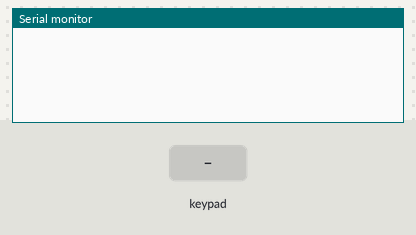
This program was run on a simulated ESP32. Shown: the last lines printed to the serial monitor. Inputs (shaded band) come from the test bench.

Above: at 1.2 s.
1.3 s: key '1' pressed
At 1.8 s:
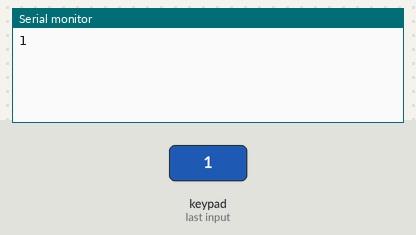
2.8 s: keypad keys 2 6 2 5 3 3 3 2 pressed 0.4 s apart
At 4.26 s:
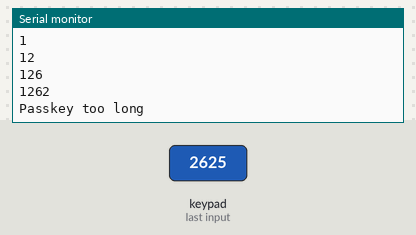
7.5 s: key '*' pressed
At 7.8 s:
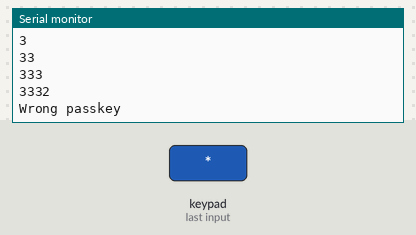
9.0 s: keypad keys 2 6 2 5 3 3 3 2 # pressed 0.4 s apart
At 13.6 s:
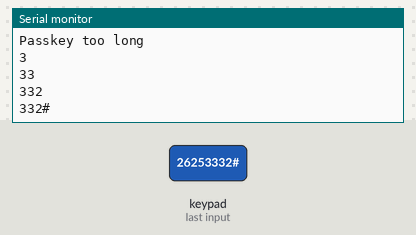
14.1 s: keypad keys 2 6 2 5 3 3 3 2 A pressed 0.4 s apart
At 18.7 s:
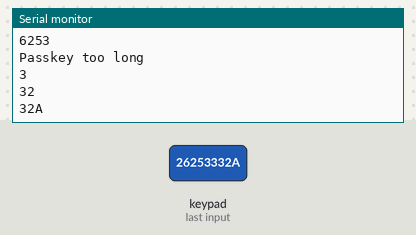
19.2 s: key 'A' pressed
At 20.3 s:
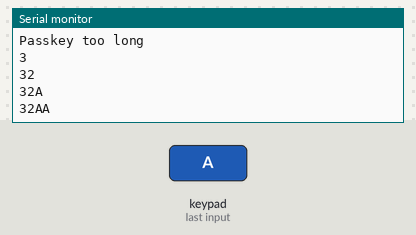
Timing chart, 0 to 21.7 s (numbered marks = the images above; inputs shaded):
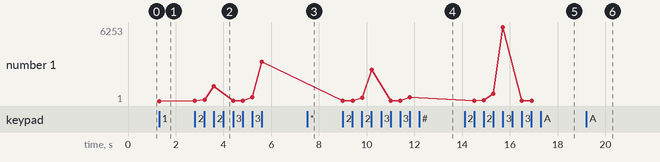

The program:

main.cpp
```cpp
#include <Arduino.h>
#include <Keypad.h>

char keyMap[4][4] = {{'1', '2', '3', 'A'}, {'4', '5', '6', 'B'}, {'7', '8', '9', 'C'}, {'*', '0', '#', 'D'}};
byte rowPins[4] = {26, 25, 33, 32};
byte colPins[4] = {13, 12, 14, 27};

Keypad keypad = Keypad(makeKeymap(keyMap), rowPins, colPins, 4, 4);

char passkey[] = "AB12\0";
char current[5] = ""; // 4 characters + null terminator
int currentIndex = 0; // Renamed from 'index' to 'currentIndex'

void setup()
{
  Serial.begin(9600);
}

void loop()
{
  char key = keypad.getKey();

  if (key)
  {
    // Serial.println(key); // For testing keypress

    if (key != '*')
    {
      if (currentIndex < sizeof(passkey) - 2)
      {
        current[currentIndex] = key;
        currentIndex++;
        Serial.println(current);
      }
      else
      {
        Serial.println("Passkey too long");
        memset(current, '\0', sizeof(current)); // Reset the entire array
        currentIndex = 0;
      }
    }
    else
    {
      current[currentIndex] = '\0'; // Null-terminate the string
      if (strcmp(current, passkey) == 0)
      {
        Serial.println("Correct passkey");
        // Trigger your unlock logic here
      }
      else
      {
        Serial.println("Wrong passkey");
      }
      currentIndex = 0;                       // Reset for next attempt
      memset(current, '\0', sizeof(current)); // Reset the entire array
    }
  }
}
```

Measured:
- after the input at 1.3 s, the serial monitor: prints a new line at once (image 1)
- after the input at 2.8 s, the serial monitor: prints a new line at once (image 2)
- after the input at 7.5 s, the serial monitor: prints a new line at once (image 3)
- after the input at 9.0 s, the serial monitor: prints a new line at once (image 4)
- after the input at 14.1 s, the serial monitor: prints a new line at once (image 5)
- after the input at 19.2 s, the serial monitor: prints a new line at once (image 6)
- plotted number 1: 1 → 3332 after the input at 2.8 s, 3332 → 332 after the input at 9.0 s, 332 → 32 after the input at 14.1 s
